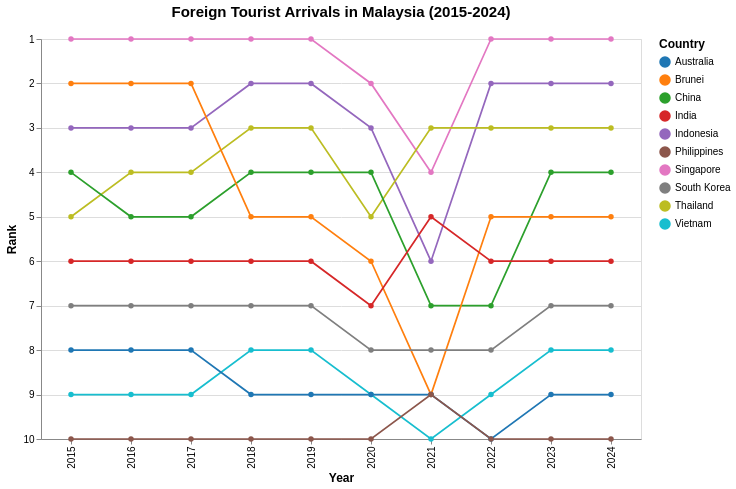

Write the Vega-Lite specification saved for this chart.
### Vega-Lite specification from a JSON file in a GitHub repository (floating-point values rounded to 4 significant figures)
{"$schema": "https://vega.github.io/schema/vega-lite/v5.json", "title": {"text": "Foreign Tourist Arrivals in Malaysia (2015-2024)", "fontSize": 15, "anchor": "middle", "dy": -10}, "data": {"values": [{"Country": "Singapore", "year": 2024, "Visitors": 4276007, "rank": 1}, {"Country": "Singapore", "year": 2023, "Visitors": 8308230, "rank": 1}, {"Country": "Singapore", "year": 2022, "Visitors": 5222991, "rank": 1}, {"Country": "Singapore", "year": 2021, "Visitors": 16308, "rank": 4}, {"Country": "Singapore", "year": 2020, "Visitors": 1545255, "rank": 2}, {"Country": "Singapore", "year": 2019, "Visitors": 10163882, "rank": 1}, {"Country": "Singapore", "year": 2018, "Visitors": 10615986, "rank": 1}, {"Country": "Singapore", "year": 2017, "Visitors": 12441713, "rank": 1}, {"Country": "Singapore", "year": 2016, "Visitors": 13272961, "rank": 1}, {"Country": "Singapore", "year": 2015, "Visitors": 12930754, "rank": 1}, {"Country": "Indonesia", "year": 2024, "Visitors": 1786630, "rank": 2}, {"Country": "Indonesia", "year": 2023, "Visitors": 3108165, "rank": 2}, {"Country": "Indonesia", "year": 2022, "Visitors": 1481739, "rank": 2}, {"Country": "Indonesia", "year": 2021, "Visitors": 11025, "rank": 6}, {"Country": "Indonesia", "year": 2020, "Visitors": 711723, "rank": 3}, {"Country": "Indonesia", "year": 2019, "Visitors": 3623277, "rank": 2}, {"Country": "Indonesia", "year": 2018, "Visitors": 3277689, "rank": 2}, {"Country": "Indonesia", "year": 2017, "Visitors": 2796570, "rank": 3}, {"Country": "Indonesia", "year": 2016, "Visitors": 3049964, "rank": 3}, {"Country": "Indonesia", "year": 2015, "Visitors": 2788033, "rank": 3}, {"Country": "Thailand", "year": 2024, "Visitors": 813783, "rank": 3}, {"Country": "Thailand", "year": 2023, "Visitors": 1551282, "rank": 3}, {"Country": "Thailand", "year": 2022, "Visitors": 715528, "rank": 3}, {"Country": "Thailand", "year": 2021, "Visitors": 59607, "rank": 3}, {"Country": "Thailand", "year": 2020, "Visitors": 394413, "rank": 5}, {"Country": "Thailand", "year": 2019, "Visitors": 1884306, "rank": 3}, {"Country": "Thailand", "year": 2018, "Visitors": 1914692, "rank": 3}, {"Country": "Thailand", "year": 2017, "Visitors": 1836522, "rank": 4}, {"Country": "Thailand", "year": 2016, "Visitors": 1780800, "rank": 4}, {"Country": "Thailand", "year": 2015, "Visitors": 1343569, "rank": 5}, {"Country": "China", "year": 2024, "Visitors": 1449711, "rank": 4}, {"Country": "China", "year": 2023, "Visitors": 1474114, "rank": 4}, {"Country": "China", "year": 2022, "Visitors": 211363, "rank": 7}, {"Country": "China", "year": 2021, "Visitors": 7701, "rank": 7}, {"Country": "China", "year": 2020, "Visitors": 405149, "rank": 4}, {"Country": "China", "year": 2019, "Visitors": 3114257, "rank": 4}, {"Country": "China", "year": 2018, "Visitors": 2944133, "rank": 4}, {"Country": "China", "year": 2017, "Visitors": 2281666, "rank": 5}, {"Country": "China", "year": 2016, "Visitors": 2124942, "rank": 5}, {"Country": "China", "year": 2015, "Visitors": 1677163, "rank": 4}, {"Country": "Brunei", "year": 2024, "Visitors": 565999, "rank": 5}, {"Country": "Brunei", "year": 2023, "Visitors": 811833, "rank": 5}, {"Country": "Brunei", "year": 2022, "Visitors": 301757, "rank": 5}, {"Country": "Brunei", "year": 2021, "Visitors": 773, "rank": 9}, {"Country": "Brunei", "year": 2020, "Visitors": 136020, "rank": 6}, {"Country": "Brunei", "year": 2019, "Visitors": 1216123, "rank": 5}, {"Country": "Brunei", "year": 2018, "Visitors": 1382031, "rank": 5}, {"Country": "Brunei", "year": 2017, "Visitors": 1660506, "rank": 2}, {"Country": "Brunei", "year": 2016, "Visitors": 1391016, "rank": 2}, {"Country": "Brunei", "year": 2015, "Visitors": 1133555, "rank": 2}, {"Country": "India", "year": 2024, "Visitors": 537493, "rank": 6}, {"Country": "India", "year": 2023, "Visitors": 671846, "rank": 6}, {"Country": "India", "year": 2022, "Visitors": 324548, "rank": 6}, {"Country": "India", "year": 2021, "Visitors": 3916, "rank": 5}, {"Country": "India", "year": 2020, "Visitors": 155883, "rank": 7}, {"Country": "India", "year": 2019, "Visitors": 735309, "rank": 6}, {"Country": "India", "year": 2018, "Visitors": 600311, "rank": 6}, {"Country": "India", "year": 2017, "Visitors": 552739, "rank": 6}, {"Country": "India", "year": 2016, "Visitors": 638578, "rank": 6}, {"Country": "India", "year": 2015, "Visitors": 722141, "rank": 6}, {"Country": "South Korea", "year": 2024, "Visitors": 232711, "rank": 7}, {"Country": "South Korea", "year": 2023, "Visitors": 400853, "rank": 7}, {"Country": "South Korea", "year": 2022, "Visitors": 146384, "rank": 8}, {"Country": "South Korea", "year": 2021, "Visitors": 3028, "rank": 8}, {"Country": "South Korea", "year": 2020, "Visitors": 119750, "rank": 8}, {"Country": "South Korea", "year": 2019, "Visitors": 673065, "rank": 7}, {"Country": "South Korea", "year": 2018, "Visitors": 616783, "rank": 7}, {"Country": "South Korea", "year": 2017, "Visitors": 484528, "rank": 7}, {"Country": "South Korea", "year": 2016, "Visitors": 444439, "rank": 7}, {"Country": "South Korea", "year": 2015, "Visitors": 421161, "rank": 7}, {"Country": "Vietnam", "year": 2024, "Visitors": 137344, "rank": 8}, {"Country": "Vietnam", "year": 2023, "Visitors": 286083, "rank": 8}, {"Country": "Vietnam", "year": 2022, "Visitors": 123931, "rank": 9}, {"Country": "Vietnam", "year": 2021, "Visitors": 14136, "rank": 10}, {"Country": "Vietnam", "year": 2020, "Visitors": 71622, "rank": 9}, {"Country": "Vietnam", "year": 2019, "Visitors": 892716, "rank": 8}, {"Country": "Vietnam", "year": 2018, "Visitors": 786327, "rank": 8}, {"Country": "Vietnam", "year": 2017, "Visitors": 638135, "rank": 9}, {"Country": "Vietnam", "year": 2016, "Visitors": 703737, "rank": 9}, {"Country": "Vietnam", "year": 2015, "Visitors": 646891, "rank": 9}, {"Country": "Australia", "year": 2024, "Visitors": 159318, "rank": 9}, {"Country": "Australia", "year": 2023, "Visitors": 276477, "rank": 9}, {"Country": "Australia", "year": 2022, "Visitors": 118598, "rank": 10}, {"Country": "Australia", "year": 2021, "Visitors": 33451, "rank": 9}, {"Country": "Australia", "year": 2020, "Visitors": 195146, "rank": 9}, {"Country": "Australia", "year": 2019, "Visitors": 1282782, "rank": 9}, {"Country": "Australia", "year": 2018, "Visitors": 1034871, "rank": 9}, {"Country": "Australia", "year": 2017, "Visitors": 899202, "rank": 8}, {"Country": "Australia", "year": 2016, "Visitors": 737115, "rank": 8}, {"Country": "Australia", "year": 2015, "Visitors": 714047, "rank": 8}, {"Country": "Philippines", "year": 2024, "Visitors": 60100, "rank": 10}, {"Country": "Philippines", "year": 2023, "Visitors": 137781, "rank": 10}, {"Country": "Philippines", "year": 2022, "Visitors": 86462, "rank": 10}, {"Country": "Philippines", "year": 2021, "Visitors": 10229, "rank": 9}, {"Country": "Philippines", "year": 2020, "Visitors": 53889, "rank": 10}, {"Country": "Philippines", "year": 2019, "Visitors": 1114257, "rank": 10}, {"Country": "Philippines", "year": 2018, "Visitors": 1167375, "rank": 10}, {"Country": "Philippines", "year": 2017, "Visitors": 1066461, "rank": 10}, {"Country": "Philippines", "year": 2016, "Visitors": 1029488, "rank": 10}, {"Country": "Philippines", "year": 2015, "Visitors": 957408, "rank": 10}]}, "width": 600, "height": 400, "mark": {"type": "line", "point": true, "strokeWidth": 1.7}, "encoding": {"x": {"field": "year", "type": "ordinal", "title": "Year", "axis": {"labelOverlap": "parity"}}, "y": {"field": "rank", "type": "quantitative", "title": "Rank", "scale": {"domain": [10, 1], "nice": true}, "axis": {"reverse": true}}, "color": {"field": "Country", "type": "nominal", "scale": {"scheme": "category10"}}, "tooltip": [{"field": "Country", "type": "nominal", "title": "Country"}, {"field": "year", "type": "ordinal", "title": "Year"}, {"field": "rank", "type": "quantitative", "title": "Rank"}, {"field": "Visitors", "type": "quantitative", "title": "Visitors", "format": ","}]}, "config": {"axis": {"labelFontSize": 10, "titleFontSize": 12}, "legend": {"labelFontSize": 10, "titleFontSize": 12}}}
